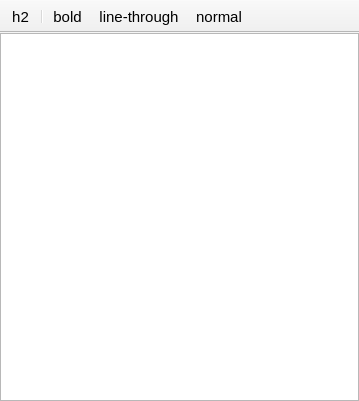
<?xml version="1.0" encoding="UTF-8"?>
<ui version="4.0">
 <class>MainWindow</class>
 <widget class="QMainWindow" name="MainWindow">
  <property name="geometry">
   <rect>
    <x>0</x>
    <y>0</y>
    <width>359</width>
    <height>401</height>
   </rect>
  </property>
  <property name="windowTitle">
   <string>QtNotes</string>
  </property>
  <widget class="QWidget" name="centralWidget">
   <property name="font">
    <font>
     <pointsize>11</pointsize>
    </font>
   </property>
   <layout class="QGridLayout" name="gridLayout">
    <property name="leftMargin">
     <number>0</number>
    </property>
    <property name="topMargin">
     <number>0</number>
    </property>
    <property name="rightMargin">
     <number>0</number>
    </property>
    <property name="bottomMargin">
     <number>0</number>
    </property>
    <property name="spacing">
     <number>0</number>
    </property>
    <item row="0" column="0">
     <widget class="QTextEdit" name="textEdit">
      <property name="font">
       <font>
        <pointsize>11</pointsize>
       </font>
      </property>
      <property name="textInteractionFlags">
       <set>Qt::LinksAccessibleByKeyboard|Qt::LinksAccessibleByMouse|Qt::TextBrowserInteraction|Qt::TextEditable|Qt::TextEditorInteraction|Qt::TextSelectableByKeyboard|Qt::TextSelectableByMouse</set>
      </property>
     </widget>
    </item>
   </layout>
  </widget>
  <widget class="QMenuBar" name="menuBar">
   <property name="geometry">
    <rect>
     <x>0</x>
     <y>0</y>
     <width>359</width>
     <height>21</height>
    </rect>
   </property>
  </widget>
  <widget class="QToolBar" name="mainToolBar">
   <property name="movable">
    <bool>false</bool>
   </property>
   <property name="iconSize">
    <size>
     <width>25</width>
     <height>25</height>
    </size>
   </property>
   <attribute name="toolBarArea">
    <enum>TopToolBarArea</enum>
   </attribute>
   <attribute name="toolBarBreak">
    <bool>false</bool>
   </attribute>
   <addaction name="actionh2"/>
   <addaction name="separator"/>
   <addaction name="actionbold"/>
   <addaction name="actionlinethrout"/>
   <addaction name="actionnormal"/>
  </widget>
  <action name="actionh2">
   <property name="icon">
    <iconset>
     <normaloff>img/h2Button.png</normaloff>img/h2Button.png</iconset>
   </property>
   <property name="text">
    <string>h2</string>
   </property>
   <property name="font">
    <font>
     <pointsize>11</pointsize>
    </font>
   </property>
  </action>
  <action name="actionbold">
   <property name="icon">
    <iconset>
     <normaloff>img/boldButton.png</normaloff>img/boldButton.png</iconset>
   </property>
   <property name="text">
    <string>bold</string>
   </property>
   <property name="font">
    <font>
     <pointsize>11</pointsize>
    </font>
   </property>
  </action>
  <action name="actionlinethrout">
   <property name="icon">
    <iconset>
     <normaloff>img/lineThroutButton.png</normaloff>img/lineThroutButton.png</iconset>
   </property>
   <property name="text">
    <string>line-through</string>
   </property>
   <property name="font">
    <font>
     <pointsize>11</pointsize>
    </font>
   </property>
  </action>
  <action name="actionnormal">
   <property name="icon">
    <iconset>
     <normaloff>img/normalButton.png</normaloff>img/normalButton.png</iconset>
   </property>
   <property name="text">
    <string>normal</string>
   </property>
   <property name="font">
    <font>
     <pointsize>11</pointsize>
    </font>
   </property>
  </action>
 </widget>
 <layoutdefault spacing="6" margin="11"/>
 <resources/>
 <connections/>
</ui>
